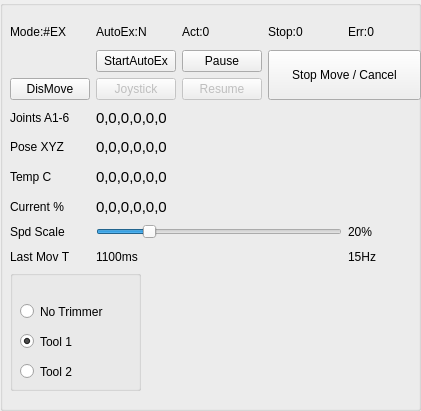
       <widget class="QGroupBox" name="frontarmgroupBox">
        <property name="geometry">
         <rect>
          <x>10</x>
          <y>10</y>
          <width>421</width>
          <height>411</height>
         </rect>
        </property>
        <property name="sizePolicy">
         <sizepolicy hsizetype="Fixed" vsizetype="Fixed">
          <horstretch>0</horstretch>
          <verstretch>0</verstretch>
         </sizepolicy>
        </property>
        <property name="title">
         <string/>
        </property>
        <widget class="QWidget" name="verticalLayoutWidget">
         <property name="geometry">
          <rect>
           <x>10</x>
           <y>20</y>
           <width>411</width>
           <height>249</height>
          </rect>
         </property>
         <layout class="QGridLayout" name="gridLayout">
          <item row="1" column="1">
           <widget class="QPushButton" name="startAutoExButton_1">
            <property name="text">
             <string>StartAutoEx</string>
            </property>
           </widget>
          </item>
          <item row="8" column="1">
           <widget class="QLabel" name="lastMoveTLabel_1">
            <property name="text">
             <string>1100ms</string>
            </property>
           </widget>
          </item>
          <item row="1" column="2">
           <widget class="QPushButton" name="pauseMoveButton_1">
            <property name="text">
             <string>Pause</string>
            </property>
           </widget>
          </item>
          <item row="7" column="0">
           <widget class="QLabel" name="label_7">
            <property name="text">
             <string>Spd Scale</string>
            </property>
           </widget>
          </item>
          <item row="4" column="0">
           <widget class="QLabel" name="label_4">
            <property name="text">
             <string>Pose XYZ</string>
            </property>
           </widget>
          </item>
          <item row="5" column="0">
           <widget class="QLabel" name="label_5">
            <property name="text">
             <string>Temp C</string>
            </property>
           </widget>
          </item>
          <item row="0" column="1">
           <widget class="QLabel" name="autoExLabel_1">
            <property name="text">
             <string>AutoEx:N</string>
            </property>
           </widget>
          </item>
          <item row="0" column="0">
           <widget class="QLabel" name="krcModeLabel_1">
            <property name="text">
             <string>Mode:#EX</string>
            </property>
           </widget>
          </item>
          <item row="3" column="0">
           <widget class="QLabel" name="label_3">
            <property name="text">
             <string>Joints A1-6</string>
            </property>
           </widget>
          </item>
          <item row="0" column="2">
           <widget class="QLabel" name="actionCodeLabel_1">
            <property name="text">
             <string>Act:0</string>
            </property>
           </widget>
          </item>
          <item row="6" column="0">
           <widget class="QLabel" name="label_6">
            <property name="text">
             <string>Current %</string>
            </property>
           </widget>
          </item>
          <item row="2" column="2">
           <widget class="QPushButton" name="resumeMoveButton_1">
            <property name="enabled">
             <bool>false</bool>
            </property>
            <property name="text">
             <string>Resume</string>
            </property>
           </widget>
          </item>
          <item row="8" column="0">
           <widget class="QLabel" name="label_8">
            <property name="text">
             <string>Last Mov T</string>
            </property>
           </widget>
          </item>
          <item row="0" column="3">
           <widget class="QLabel" name="stopCodeLabel_1">
            <property name="text">
             <string>Stop:0</string>
            </property>
           </widget>
          </item>
          <item row="0" column="4">
           <widget class="QLabel" name="errorCodeLabel_1">
            <property name="text">
             <string>Err:0</string>
            </property>
           </widget>
          </item>
          <item row="3" column="1" colspan="4">
           <widget class="QLabel" name="jointsLabel_1">
            <property name="font">
             <font>
              <family>Ubuntu</family>
              <pointsize>11</pointsize>
              <weight>50</weight>
              <italic>false</italic>
              <bold>false</bold>
             </font>
            </property>
            <property name="text">
             <string>0,0,0,0,0,0</string>
            </property>
            <property name="alignment">
             <set>Qt::AlignLeading|Qt::AlignLeft|Qt::AlignVCenter</set>
            </property>
            <property name="wordWrap">
             <bool>true</bool>
            </property>
           </widget>
          </item>
          <item row="4" column="1" colspan="4">
           <widget class="QLabel" name="poseLabel_1">
            <property name="font">
             <font>
              <family>Ubuntu</family>
              <pointsize>11</pointsize>
              <weight>50</weight>
              <italic>false</italic>
              <bold>false</bold>
             </font>
            </property>
            <property name="text">
             <string>0,0,0,0,0,0</string>
            </property>
            <property name="alignment">
             <set>Qt::AlignLeading|Qt::AlignLeft|Qt::AlignVCenter</set>
            </property>
            <property name="wordWrap">
             <bool>true</bool>
            </property>
           </widget>
          </item>
          <item row="5" column="1" colspan="4">
           <widget class="QLabel" name="tempLabel_1">
            <property name="font">
             <font>
              <family>Ubuntu</family>
              <pointsize>11</pointsize>
              <weight>50</weight>
              <italic>false</italic>
              <bold>false</bold>
             </font>
            </property>
            <property name="text">
             <string>0,0,0,0,0,0</string>
            </property>
            <property name="alignment">
             <set>Qt::AlignLeading|Qt::AlignLeft|Qt::AlignVCenter</set>
            </property>
           </widget>
          </item>
          <item row="6" column="1" colspan="4">
           <widget class="QLabel" name="currentLabel_1">
            <property name="font">
             <font>
              <family>Ubuntu</family>
              <pointsize>11</pointsize>
              <weight>50</weight>
              <italic>false</italic>
              <bold>false</bold>
             </font>
            </property>
            <property name="text">
             <string>0,0,0,0,0,0</string>
            </property>
            <property name="alignment">
             <set>Qt::AlignLeading|Qt::AlignLeft|Qt::AlignVCenter</set>
            </property>
           </widget>
          </item>
          <item row="7" column="1" colspan="3">
           <widget class="QSlider" name="speedHorizontalSlider_1">
            <property name="mouseTracking">
             <bool>true</bool>
            </property>
            <property name="autoFillBackground">
             <bool>false</bool>
            </property>
            <property name="maximum">
             <number>100</number>
            </property>
            <property name="sliderPosition">
             <number>20</number>
            </property>
            <property name="orientation">
             <enum>Qt::Horizontal</enum>
            </property>
           </widget>
          </item>
          <item row="7" column="4">
           <widget class="QLabel" name="speedLabel_1">
            <property name="text">
             <string>20%</string>
            </property>
           </widget>
          </item>
          <item row="8" column="4">
           <widget class="QLabel" name="refreshLabel_1">
            <property name="text">
             <string>15Hz</string>
            </property>
           </widget>
          </item>
          <item row="1" column="3" rowspan="2" colspan="2">
           <widget class="QPushButton" name="stopMoveButton_1">
            <property name="sizePolicy">
             <sizepolicy hsizetype="Minimum" vsizetype="Expanding">
              <horstretch>0</horstretch>
              <verstretch>0</verstretch>
             </sizepolicy>
            </property>
            <property name="text">
             <string>Stop Move / Cancel</string>
            </property>
           </widget>
          </item>
          <item row="2" column="0">
           <widget class="QPushButton" name="pushButtonDisableMove">
            <property name="text">
             <string>DisMove</string>
            </property>
           </widget>
          </item>
          <item row="2" column="1">
           <widget class="QPushButton" name="joyModeButton_1">
            <property name="enabled">
             <bool>false</bool>
            </property>
            <property name="text">
             <string>Joystick</string>
            </property>
           </widget>
          </item>
         </layout>
        </widget>
        <widget class="QGroupBox" name="groupBox_2">
         <property name="geometry">
          <rect>
           <x>10</x>
           <y>270</y>
           <width>131</width>
           <height>121</height>
          </rect>
         </property>
         <property name="title">
          <string/>
         </property>
         <widget class="QRadioButton" name="radioButtonTool0">
          <property name="geometry">
           <rect>
            <x>10</x>
            <y>30</y>
            <width>100</width>
            <height>23</height>
           </rect>
          </property>
          <property name="text">
           <string>No Trimmer</string>
          </property>
         </widget>
         <widget class="QRadioButton" name="radioButtonTool1">
          <property name="geometry">
           <rect>
            <x>10</x>
            <y>60</y>
            <width>100</width>
            <height>23</height>
           </rect>
          </property>
          <property name="text">
           <string>Tool 1</string>
          </property>
          <property name="checked">
           <bool>true</bool>
          </property>
         </widget>
         <widget class="QRadioButton" name="radioButtonTool2">
          <property name="geometry">
           <rect>
            <x>10</x>
            <y>90</y>
            <width>100</width>
            <height>23</height>
           </rect>
          </property>
          <property name="text">
           <string>Tool 2</string>
          </property>
         </widget>
        </widget>
       </widget>
